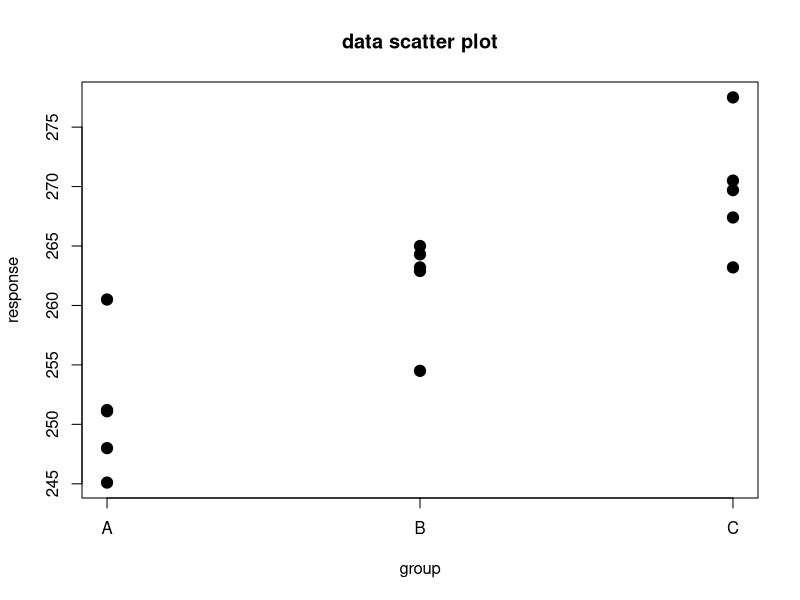

Reproduce this figure in R.
## ---- chunk 1
rm(list = ls())
## ---- chunk 2
###################
# DATA (4 rat diets labelled A,B,C,D; note different sample sizes per group)
A <- c(251.2, 245.1, 248.0, 251.1, 260.5)
B <- c(263.2, 262.9, 265, 254.5, 264.3)
C <- c(269.7, 263.2, 277.5, 267.4, 270.5)

group_datas <- list(A, B, C)

################
# Summary Stats

# size of each group
group_sizes <- unlist(lapply(group_datas, length))

# mean of each group
group_means <- unlist(lapply(group_datas, mean))

# std dev of each group
group_sds <- unlist(lapply(group_datas, sd))


# Standard error of each group
group_sdes <- unlist(lapply(group_datas, sd))

# grand mean and grad std dev
supergroup <- unlist(group_datas)
grandmean <- mean(supergroup)
grand_sd <- sd(supergroup)

# group size
a <- length(group_datas)
N <- sum(group_sizes)
## ---- chunk 3
# assign group coding to data (used for built in ANOVAs in most software)
x <- supergroup # combine all the data in one column
ranks <- seq(length(group_datas))
group <- c(rep(ranks, group_sizes))
group

# assign index (1,2,3,4) to each group/diet)

# MD comment: this is the typical arrangement required for ANOVA with statisitcal software

# there are now 2 columns. first column is group index; second column is the data

# BUILT-IN ANOVA function in R
data <- data.frame(x = x, group = factor(group)) # make a data frame
fit <- lm(x ~ group, data) # fit the ANOVA using lm function
anova(fit) # create the ANOVA table
## ---- chunk 4
# Sums of Squares
SST <- (N - 1) * (grand_sd ^ 2)
print(SST)

SSTr <- sum(group_sizes * (group_means - grandmean) ^ 2)
print(SSTr) # treatment sum of squares

SSE <- sum((group_sizes - 1) * (group_sds)^2)
print(SSE) # error sum of squares

# Mean Square
MSTr <- SSTr / (a - 1) # mean square treatment
print(MSTr)

MSE <- SSE / (N - a) # mean square error
print(MSE)
## ---- chunk 5

# Null hypothesis      : mu_1 = mu_2 = ... = mu_n
# Alternate hypothesis : at least one of group means are different

# Test Statistic
Fobs <- MSTr / MSE # test statistic
print(Fobs)

# look up P-value (verify with table)
pvalue <- pf(Fobs ,a - 1, N - a, lower.tail=FALSE) # determine the P-value using F distribution
print(pvalue)
## ---- chunk 6
plot(group, x, pch=19, cex=1.5, main="data scatter plot", ylab="response", xaxt='n')
axis(1, at = ranks, labels = c("A", "B", "C"))
